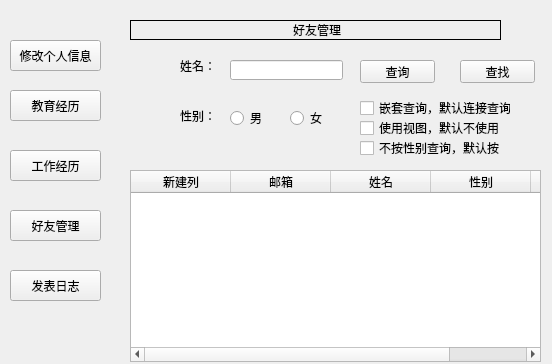
<?xml version="1.0" encoding="UTF-8"?>
<ui version="4.0">
 <class>homepage_dialog</class>
 <widget class="QDialog" name="homepage_dialog">
  <property name="geometry">
   <rect>
    <x>0</x>
    <y>0</y>
    <width>552</width>
    <height>364</height>
   </rect>
  </property>
  <property name="windowTitle">
   <string>Dialog</string>
  </property>
  <widget class="QStackedWidget" name="stackedWidget">
   <property name="geometry">
    <rect>
     <x>90</x>
     <y>10</y>
     <width>461</width>
     <height>361</height>
    </rect>
   </property>
   <property name="currentIndex">
    <number>3</number>
   </property>
   <widget class="QWidget" name="page">
    <widget class="QLabel" name="label_9">
     <property name="geometry">
      <rect>
       <x>130</x>
       <y>240</y>
       <width>54</width>
       <height>16</height>
      </rect>
     </property>
     <property name="text">
      <string>确认密码：</string>
     </property>
    </widget>
    <widget class="QDateEdit" name="dateEdit_2">
     <property name="geometry">
      <rect>
       <x>200</x>
       <y>50</y>
       <width>141</width>
       <height>31</height>
      </rect>
     </property>
     <property name="date">
      <date>
       <year>1995</year>
       <month>7</month>
       <day>17</day>
      </date>
     </property>
    </widget>
    <widget class="QLabel" name="label_10">
     <property name="geometry">
      <rect>
       <x>130</x>
       <y>60</y>
       <width>54</width>
       <height>20</height>
      </rect>
     </property>
     <property name="text">
      <string>出生日期：</string>
     </property>
    </widget>
    <widget class="QLineEdit" name="lineEdit_6">
     <property name="geometry">
      <rect>
       <x>200</x>
       <y>110</y>
       <width>141</width>
       <height>31</height>
      </rect>
     </property>
     <property name="echoMode">
      <enum>QLineEdit::Normal</enum>
     </property>
    </widget>
    <widget class="QLabel" name="label_11">
     <property name="geometry">
      <rect>
       <x>150</x>
       <y>180</y>
       <width>54</width>
       <height>12</height>
      </rect>
     </property>
     <property name="text">
      <string>密码：</string>
     </property>
    </widget>
    <widget class="QLineEdit" name="lineEdit_7">
     <property name="geometry">
      <rect>
       <x>200</x>
       <y>170</y>
       <width>141</width>
       <height>31</height>
      </rect>
     </property>
     <property name="echoMode">
      <enum>QLineEdit::Password</enum>
     </property>
    </widget>
    <widget class="QLabel" name="label_12">
     <property name="geometry">
      <rect>
       <x>130</x>
       <y>110</y>
       <width>54</width>
       <height>16</height>
      </rect>
     </property>
     <property name="text">
      <string>通讯地址：</string>
     </property>
    </widget>
    <widget class="QPushButton" name="pushButton_6">
     <property name="geometry">
      <rect>
       <x>270</x>
       <y>290</y>
       <width>75</width>
       <height>31</height>
      </rect>
     </property>
     <property name="text">
      <string>修改</string>
     </property>
    </widget>
    <widget class="QLineEdit" name="lineEdit_8">
     <property name="geometry">
      <rect>
       <x>200</x>
       <y>230</y>
       <width>141</width>
       <height>31</height>
      </rect>
     </property>
     <property name="echoMode">
      <enum>QLineEdit::Password</enum>
     </property>
    </widget>
    <widget class="QLabel" name="label">
     <property name="geometry">
      <rect>
       <x>40</x>
       <y>10</y>
       <width>371</width>
       <height>20</height>
      </rect>
     </property>
     <property name="autoFillBackground">
      <bool>false</bool>
     </property>
     <property name="frameShape">
      <enum>QFrame::Box</enum>
     </property>
     <property name="frameShadow">
      <enum>QFrame::Plain</enum>
     </property>
     <property name="lineWidth">
      <number>1</number>
     </property>
     <property name="midLineWidth">
      <number>3</number>
     </property>
     <property name="text">
      <string>修改个人信息</string>
     </property>
     <property name="textFormat">
      <enum>Qt::PlainText</enum>
     </property>
     <property name="alignment">
      <set>Qt::AlignCenter</set>
     </property>
    </widget>
   </widget>
   <widget class="QWidget" name="page_3">
    <widget class="QLabel" name="label_2">
     <property name="geometry">
      <rect>
       <x>40</x>
       <y>10</y>
       <width>371</width>
       <height>20</height>
      </rect>
     </property>
     <property name="autoFillBackground">
      <bool>false</bool>
     </property>
     <property name="frameShape">
      <enum>QFrame::Box</enum>
     </property>
     <property name="frameShadow">
      <enum>QFrame::Plain</enum>
     </property>
     <property name="lineWidth">
      <number>1</number>
     </property>
     <property name="midLineWidth">
      <number>3</number>
     </property>
     <property name="text">
      <string>教育经历</string>
     </property>
     <property name="textFormat">
      <enum>Qt::PlainText</enum>
     </property>
     <property name="alignment">
      <set>Qt::AlignCenter</set>
     </property>
    </widget>
    <widget class="QPushButton" name="pushButton_5">
     <property name="geometry">
      <rect>
       <x>340</x>
       <y>310</y>
       <width>75</width>
       <height>31</height>
      </rect>
     </property>
     <property name="text">
      <string>新增</string>
     </property>
    </widget>
    <widget class="QPushButton" name="pushButton_7">
     <property name="geometry">
      <rect>
       <x>40</x>
       <y>310</y>
       <width>75</width>
       <height>31</height>
      </rect>
     </property>
     <property name="text">
      <string>删除</string>
     </property>
    </widget>
    <widget class="QTableWidget" name="tableWidget">
     <property name="geometry">
      <rect>
       <x>25</x>
       <y>50</y>
       <width>421</width>
       <height>241</height>
      </rect>
     </property>
     <property name="editTriggers">
      <set>QAbstractItemView::AllEditTriggers</set>
     </property>
     <column>
      <property name="text">
       <string>教育级别</string>
      </property>
     </column>
     <column>
      <property name="text">
       <string>学校</string>
      </property>
     </column>
     <column>
      <property name="text">
       <string>学位</string>
      </property>
     </column>
     <column>
      <property name="text">
       <string>任教时间</string>
      </property>
     </column>
     <column>
      <property name="text">
       <string>离教时间</string>
      </property>
     </column>
    </widget>
    <widget class="QPushButton" name="pushButton_8">
     <property name="geometry">
      <rect>
       <x>200</x>
       <y>310</y>
       <width>75</width>
       <height>31</height>
      </rect>
     </property>
     <property name="text">
      <string>保存编辑</string>
     </property>
    </widget>
   </widget>
   <widget class="QWidget" name="page_5">
    <widget class="QLabel" name="label_4">
     <property name="geometry">
      <rect>
       <x>40</x>
       <y>10</y>
       <width>371</width>
       <height>20</height>
      </rect>
     </property>
     <property name="autoFillBackground">
      <bool>false</bool>
     </property>
     <property name="frameShape">
      <enum>QFrame::Box</enum>
     </property>
     <property name="frameShadow">
      <enum>QFrame::Plain</enum>
     </property>
     <property name="lineWidth">
      <number>1</number>
     </property>
     <property name="midLineWidth">
      <number>3</number>
     </property>
     <property name="text">
      <string>工作经历</string>
     </property>
     <property name="textFormat">
      <enum>Qt::PlainText</enum>
     </property>
     <property name="alignment">
      <set>Qt::AlignCenter</set>
     </property>
    </widget>
    <widget class="QTableWidget" name="tableWidget_2">
     <property name="geometry">
      <rect>
       <x>30</x>
       <y>50</y>
       <width>421</width>
       <height>241</height>
      </rect>
     </property>
     <property name="editTriggers">
      <set>QAbstractItemView::AllEditTriggers</set>
     </property>
     <column>
      <property name="text">
       <string>工作单位</string>
      </property>
     </column>
     <column>
      <property name="text">
       <string>职位</string>
      </property>
     </column>
     <column>
      <property name="text">
       <string>任职日期</string>
      </property>
     </column>
     <column>
      <property name="text">
       <string>离职日期</string>
      </property>
     </column>
    </widget>
    <widget class="QPushButton" name="pushButton_12">
     <property name="geometry">
      <rect>
       <x>200</x>
       <y>310</y>
       <width>75</width>
       <height>31</height>
      </rect>
     </property>
     <property name="text">
      <string>保存编辑</string>
     </property>
    </widget>
    <widget class="QPushButton" name="pushButton_13">
     <property name="geometry">
      <rect>
       <x>40</x>
       <y>310</y>
       <width>75</width>
       <height>31</height>
      </rect>
     </property>
     <property name="text">
      <string>删除</string>
     </property>
    </widget>
    <widget class="QPushButton" name="pushButton_14">
     <property name="geometry">
      <rect>
       <x>340</x>
       <y>310</y>
       <width>75</width>
       <height>31</height>
      </rect>
     </property>
     <property name="text">
      <string>新增</string>
     </property>
    </widget>
   </widget>
   <widget class="QWidget" name="page_2">
    <widget class="QLabel" name="label_3">
     <property name="geometry">
      <rect>
       <x>40</x>
       <y>10</y>
       <width>371</width>
       <height>20</height>
      </rect>
     </property>
     <property name="autoFillBackground">
      <bool>false</bool>
     </property>
     <property name="frameShape">
      <enum>QFrame::Box</enum>
     </property>
     <property name="frameShadow">
      <enum>QFrame::Plain</enum>
     </property>
     <property name="lineWidth">
      <number>1</number>
     </property>
     <property name="midLineWidth">
      <number>3</number>
     </property>
     <property name="text">
      <string> 好友管理</string>
     </property>
     <property name="textFormat">
      <enum>Qt::PlainText</enum>
     </property>
     <property name="alignment">
      <set>Qt::AlignCenter</set>
     </property>
    </widget>
    <widget class="QPushButton" name="pushButton_15">
     <property name="geometry">
      <rect>
       <x>270</x>
       <y>50</y>
       <width>75</width>
       <height>23</height>
      </rect>
     </property>
     <property name="text">
      <string>查询</string>
     </property>
    </widget>
    <widget class="QLineEdit" name="lineEdit">
     <property name="geometry">
      <rect>
       <x>140</x>
       <y>50</y>
       <width>113</width>
       <height>20</height>
      </rect>
     </property>
    </widget>
    <widget class="QLabel" name="label_6">
     <property name="geometry">
      <rect>
       <x>90</x>
       <y>50</y>
       <width>54</width>
       <height>12</height>
      </rect>
     </property>
     <property name="text">
      <string>姓名：</string>
     </property>
    </widget>
    <widget class="QLabel" name="label_7">
     <property name="geometry">
      <rect>
       <x>90</x>
       <y>100</y>
       <width>54</width>
       <height>12</height>
      </rect>
     </property>
     <property name="text">
      <string>性别：</string>
     </property>
    </widget>
    <widget class="QRadioButton" name="radioButton">
     <property name="geometry">
      <rect>
       <x>140</x>
       <y>100</y>
       <width>89</width>
       <height>16</height>
      </rect>
     </property>
     <property name="text">
      <string>男</string>
     </property>
    </widget>
    <widget class="QRadioButton" name="radioButton_2">
     <property name="geometry">
      <rect>
       <x>200</x>
       <y>100</y>
       <width>89</width>
       <height>16</height>
      </rect>
     </property>
     <property name="text">
      <string>女</string>
     </property>
    </widget>
    <widget class="QTableWidget" name="tableWidget_3">
     <property name="geometry">
      <rect>
       <x>40</x>
       <y>160</y>
       <width>411</width>
       <height>192</height>
      </rect>
     </property>
     <column>
      <property name="text">
       <string>新建列</string>
      </property>
     </column>
     <column>
      <property name="text">
       <string>邮箱</string>
      </property>
     </column>
     <column>
      <property name="text">
       <string>姓名</string>
      </property>
     </column>
     <column>
      <property name="text">
       <string>性别</string>
      </property>
     </column>
     <column>
      <property name="text">
       <string>通讯地址</string>
      </property>
     </column>
    </widget>
    <widget class="QCheckBox" name="checkBox">
     <property name="geometry">
      <rect>
       <x>270</x>
       <y>90</y>
       <width>151</width>
       <height>16</height>
      </rect>
     </property>
     <property name="text">
      <string>嵌套查询，默认连接查询</string>
     </property>
    </widget>
    <widget class="QCheckBox" name="checkBox_2">
     <property name="geometry">
      <rect>
       <x>270</x>
       <y>130</y>
       <width>191</width>
       <height>16</height>
      </rect>
     </property>
     <property name="text">
      <string>不按性别查询，默认按</string>
     </property>
    </widget>
    <widget class="QLabel" name="label_8">
     <property name="geometry">
      <rect>
       <x>40</x>
       <y>130</y>
       <width>221</width>
       <height>21</height>
      </rect>
     </property>
     <property name="text">
      <string/>
     </property>
    </widget>
    <widget class="QCheckBox" name="checkBox_3">
     <property name="geometry">
      <rect>
       <x>270</x>
       <y>110</y>
       <width>151</width>
       <height>16</height>
      </rect>
     </property>
     <property name="text">
      <string>使用视图，默认不使用</string>
     </property>
    </widget>
    <widget class="QPushButton" name="pushButton_16">
     <property name="geometry">
      <rect>
       <x>370</x>
       <y>50</y>
       <width>75</width>
       <height>23</height>
      </rect>
     </property>
     <property name="text">
      <string>查找</string>
     </property>
    </widget>
   </widget>
   <widget class="QWidget" name="page_4">
    <widget class="QLabel" name="label_5">
     <property name="geometry">
      <rect>
       <x>40</x>
       <y>10</y>
       <width>371</width>
       <height>20</height>
      </rect>
     </property>
     <property name="autoFillBackground">
      <bool>false</bool>
     </property>
     <property name="frameShape">
      <enum>QFrame::Box</enum>
     </property>
     <property name="frameShadow">
      <enum>QFrame::Plain</enum>
     </property>
     <property name="lineWidth">
      <number>1</number>
     </property>
     <property name="midLineWidth">
      <number>3</number>
     </property>
     <property name="text">
      <string>发表日志</string>
     </property>
     <property name="textFormat">
      <enum>Qt::PlainText</enum>
     </property>
     <property name="alignment">
      <set>Qt::AlignCenter</set>
     </property>
    </widget>
    <widget class="QTextEdit" name="textEdit">
     <property name="geometry">
      <rect>
       <x>63</x>
       <y>70</y>
       <width>311</width>
       <height>141</height>
      </rect>
     </property>
    </widget>
    <widget class="QPushButton" name="pushButton_10">
     <property name="geometry">
      <rect>
       <x>80</x>
       <y>260</y>
       <width>75</width>
       <height>31</height>
      </rect>
     </property>
     <property name="text">
      <string>发表</string>
     </property>
    </widget>
    <widget class="QPushButton" name="pushButton_11">
     <property name="geometry">
      <rect>
       <x>280</x>
       <y>260</y>
       <width>75</width>
       <height>31</height>
      </rect>
     </property>
     <property name="text">
      <string>查看日志</string>
     </property>
    </widget>
   </widget>
  </widget>
  <widget class="QPushButton" name="pushButton">
   <property name="geometry">
    <rect>
     <x>10</x>
     <y>40</y>
     <width>91</width>
     <height>31</height>
    </rect>
   </property>
   <property name="text">
    <string>修改个人信息</string>
   </property>
  </widget>
  <widget class="QPushButton" name="pushButton_2">
   <property name="geometry">
    <rect>
     <x>10</x>
     <y>150</y>
     <width>91</width>
     <height>31</height>
    </rect>
   </property>
   <property name="text">
    <string>工作经历</string>
   </property>
  </widget>
  <widget class="QPushButton" name="pushButton_3">
   <property name="geometry">
    <rect>
     <x>10</x>
     <y>210</y>
     <width>91</width>
     <height>31</height>
    </rect>
   </property>
   <property name="text">
    <string>好友管理</string>
   </property>
  </widget>
  <widget class="QPushButton" name="pushButton_4">
   <property name="geometry">
    <rect>
     <x>10</x>
     <y>270</y>
     <width>91</width>
     <height>31</height>
    </rect>
   </property>
   <property name="text">
    <string>发表日志</string>
   </property>
  </widget>
  <widget class="QPushButton" name="pushButton_9">
   <property name="geometry">
    <rect>
     <x>10</x>
     <y>90</y>
     <width>91</width>
     <height>31</height>
    </rect>
   </property>
   <property name="text">
    <string>教育经历</string>
   </property>
  </widget>
 </widget>
 <resources/>
 <connections/>
</ui>
